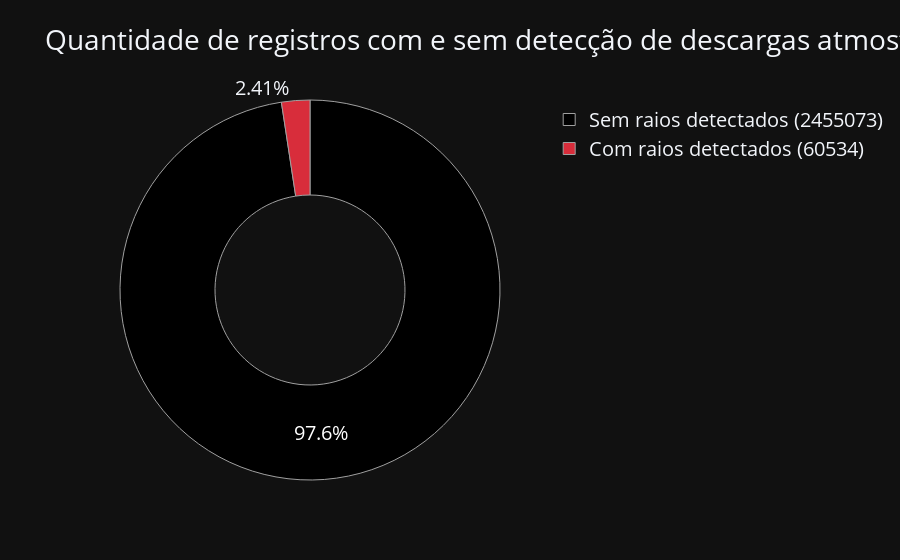

Notebook cell for this chart:
### Code cell
threshold = 1
no = df[df['yyyyyyy_xx3'] < threshold]
yes = df[df['yyyyyyy_xx3'] >= threshold]

tn = no['month'].count()
ty = yes['month'].count()

labels = ['Sem raios detectados (%d)'%tn, 
         'Com raios detectados (%d)'%ty]
values= [tn, ty]
pie = [
    go.Pie(labels=labels, values=values, hole=.5, 
        marker=dict(colors=['#000000', '#D82D3B'], 
                    line=dict(color='#A0A0A0', width=1)))
]
fig = go.Figure(data=pie)

fig.update_layout(
    title='Quantidade de registros com e sem detecção de descargas atmosféricas',
    font={'size':20},
    template='plotly_dark',
    legend_orientation="v"
)
iplot(fig)

### Figure 1 — Plotly figure (JSON) as saved in the notebook; plotly's stock layout.template omitted (floating-point values rounded to 4 significant figures)
{"data": [{"hole": 0.5, "labels": ["Sem raios detectados (2455073)", "Com raios detectados (60534)"], "marker": {"colors": ["#000000", "#D82D3B"], "line": {"color": "#A0A0A0", "width": 1}}, "type": "pie", "values": [2455073, 60534]}], "layout": {"font": {"size": 20}, "legend": {"orientation": "v"}, "title": {"text": "Quantidade de registros com e sem detecção de descargas atmosféricas"}}}
